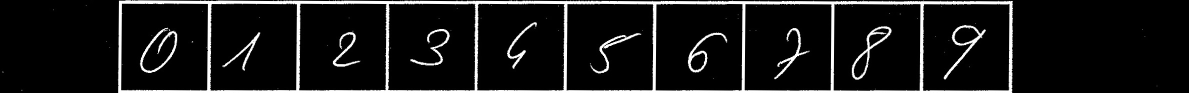
//> input picture OCR/OCR/ZajeciaII/z.jpg, 2377 x 185 px (shown at 1/2 size)
$ ./1476732237_Source1   (built with g++ and OpenCV 4)
//> lines starting //> are read from the running program, lines starting //| are printed output that depends on the picture
#include <opencv2/imgproc/imgproc.hpp>
#include <opencv2/core/core.hpp>
#include <opencv2/highgui/highgui.hpp>
#include "opencv2/imgproc/imgproc.hpp"
#include "opencv2/highgui/highgui.hpp"
#include <stdlib.h>
#include <stdio.h>
#include <iostream>


using namespace cv;
using namespace std;

vector<Mat> vImageSignCell;

inline string itos(int i) {
	std::stringstream ss;
	std::string str;
	ss << i;
	ss >> str;

	return str;
}

int SegmentationSum(Mat image, int row, int NUMBER_COLUMN_GET_TO_SEGMENTATION) {

	double sum = 0;
	for (int y = row; y < row + NUMBER_COLUMN_GET_TO_SEGMENTATION && y < image.rows; y++) {
		for (int x = 0; x < image.cols; x++) {
			sum += image.at<uchar>(y, x);
		}
	}

	return sum;
}

double SegmentationAverage(Mat image, int row, int NUMBER_COLUMN_GET_TO_SEGMENTATION) {

	return SegmentationSum(image, row, NUMBER_COLUMN_GET_TO_SEGMENTATION) / image.rows;
}

void SegmentationCutImage(Mat& image, const int cutLeft = 20, const int cutTop = 5, const int cutRight = 2, const int cutBottom = 5) {

	const int rows = image.rows;
	const int cols = image.cols;

	image = image(Rect(cutLeft, cutTop, cols - cutLeft - cutRight, rows - cutTop - cutBottom));
}

Mat normalaizedImage(Mat imageT) {

	Mat image = imageT.clone();
	int width = image.cols;
	int height = image.rows;

	if (100 != width) {
		resize(image, image, Size(height, 100));
		width = 100;
	}
	if (100 != height) {
		resize(image, image, Size(100, width));
		height = 100;
	}
	return image;
}

Mat image;
int LIMIT_VALUE_LIGHT_BIT;


void SegmentationCell(){

	Mat tmp;
	vImageSignCell.clear();

	int cols = image.cols;
	int rows = image.rows;

	int cutStart = 0, cutEnd = 0;	//information about level cutting
	int fromCut = 0, toCut = 0;	//save position column

	int sum = 0;
	int pomoc = 0;

	for (int y = 230; y < cols - 1; y++) {
		sum = SegmentationAverage(image, y, 3);
		if (y == 240) {

			for (int i = 0; i < image.rows - 1; i++) {
				sum = image.at<uchar>(y, i);
			}
		}
		if (LIMIT_VALUE_LIGHT_BIT >= sum) {

			if (cutStart == 0) fromCut = y;
			if (cutStart == 1 && cutEnd == 0) { toCut = y; cutEnd = 1; }
			if (cutStart == 1 && cutEnd == 1) {

				tmp = image.clone();
				SegmentationCutImage(tmp, fromCut, 0, tmp.cols - toCut, 0);
				vImageSignCell.push_back(tmp.clone());
				tmp.release();

				cutStart = toCut = cutEnd = 0;
				fromCut = y;
				pomoc++;
			}
		}
		else {
			if (cutStart == 0) cutStart = 1;
		}
	}
}

int main() {
	image = imread("z.jpg");
//> image is the input picture: 185 rows x 2377 cols, CV_8UC3; min 0, max 255, mean 23.4
	LIMIT_VALUE_LIGHT_BIT = (image.rows * 3) - ((image.rows * 2) / 100);
//> LIMIT_VALUE_LIGHT_BIT = 552
	SegmentationCell();
//> the loop in SegmentationCell, `for (int y = 230; y < cols - 1; y++)` made 2146 passes
//> sum on passes 1 to 12: 0, 0, 0, 0, 0, 0, 0, 0, 0, 0, 112, 0
//> after the loop in SegmentationCell, `for (int y = 230; y < cols - 1; y++)`: sum = 0; fromCut = 2375; toCut = 0
	Mat t = image.clone();
	SegmentationCutImage(t, 240, 0, 1960, 0);
//> in SegmentationCutImage, `image = image(Rect(cutLeft, cutTop, cols - cutLeft - cutRight, rows - ..`:
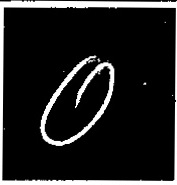
//> image: 185 rows x 177 cols, CV_8UC3; min 0, max 255, mean 31.8
	imshow("sd", t);
	imshow("zcx", image);
	waitKey();
}

$ run again, with OCR/OCR/ZajeciaII/2.jpg copied over OCR/OCR/ZajeciaII/z.jpg
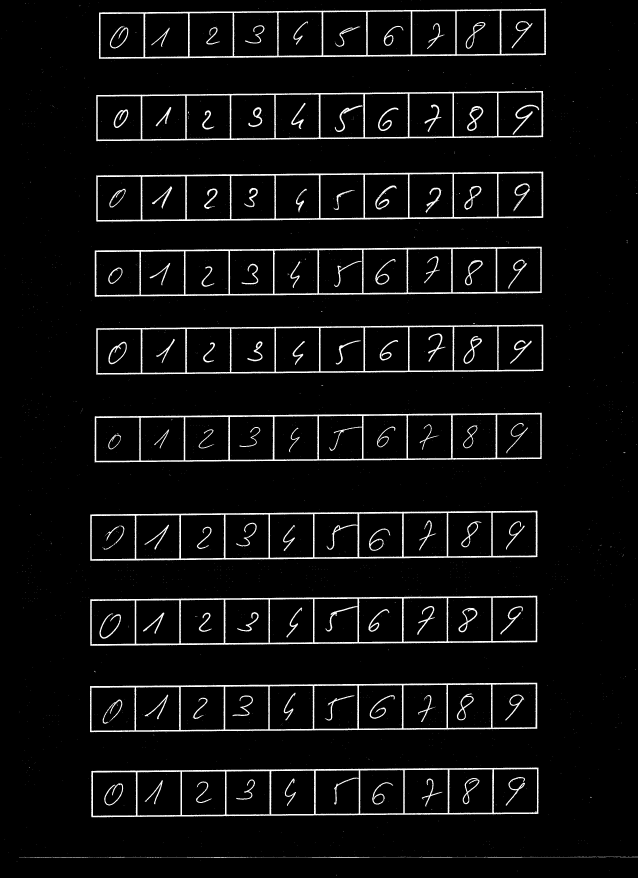
//> input picture OCR/OCR/ZajeciaII/2.jpg, 2550 x 3509 px (shown at 1/4 size)
//> image is the input picture: 3509 rows x 2550 cols, CV_8UC3; min 0, max 255, mean 12.9
//> the loop in SegmentationCell, `for (int y = 230; y < cols - 1; y++)` made 2319 passes
//> sum on passes 1 to 8: 277, 229, 155, 76, 25, 0, 0, 0
//> after the loop in SegmentationCell, `for (int y = 230; y < cols - 1; y++)`: sum = 27; fromCut = 2548; toCut = 0
//> in SegmentationCutImage, `image = image(Rect(cutLeft, cutTop, cols - cutLeft - cutRight, rows - ..`:
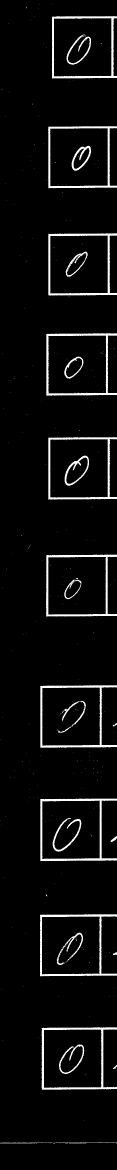
//> image: 3509 rows x 350 cols, CV_8UC3 (shown at 1/3 size); min 0, max 255, mean 12.5
